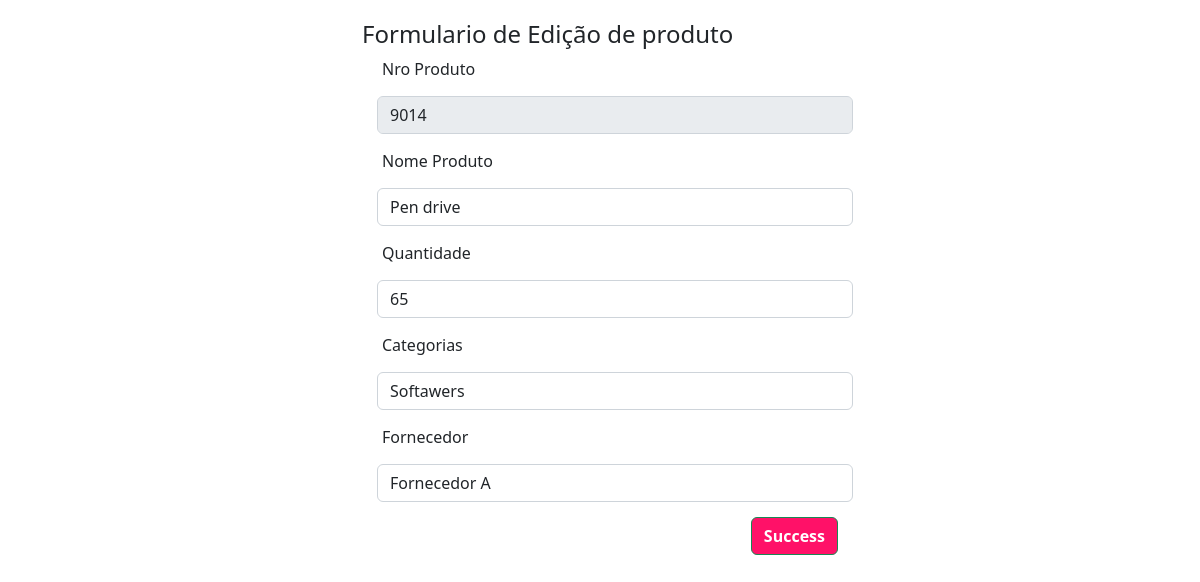
The page /editar_produto.php?id=3 on the database its author committed.
### tables this page shows
CREATE TABLE IF NOT EXISTS `estoque` (
  `id_estoque` int(11) NOT NULL AUTO_INCREMENT,
  `nroproduto` int(11) NOT NULL,
  `nomeproduto` varchar(200) NOT NULL,
  `categoria` varchar(200) NOT NULL,
  `quantidade` int(11) NOT NULL,
  `fornecedor` varchar(200) NOT NULL,
  PRIMARY KEY (`id_estoque`)
);

### editar_produto.php (the view, shortened to what this page needs)
<?php
include "conexao.php";
$id = $_GET['id'];
$sql = "SELECT * FROM estoque WHERE id_estoque = $id ";
$edit = mysqli_query($conexao, $sql);
while($array = mysqli_fetch_array($edit)){
	$categoria = $array['categoria'];
	$fornecedor = $array['fornecedor'];
	?>
	<!DOCTYPE html>
	<html>
	<head>
		<link href="https://cdn.jsdelivr.net/npm/bootstrap@5.2.3/dist/css/bootstrap.min.css" rel="stylesheet">
	</head>
	<body>
		<div id="TamanhoContainer" class="container" style="margin-top: 20px">
			<form action="update_produto.php" method="post" style="margin-top: 20px">
				<h4>Formulario de Edição de produto</h4>
				<div class="form-group">
					<label>Nro Produto</label>
					<input type="number" class="form-control"  placeholder="Numero do Produto" name="nroproduto" value="<?php echo $array['nroproduto']?>" disabled>
				</div>
				<div class="form-group">
					<label>Nome Produto</label>
					<input type="text" class="form-control"  placeholder="Nome do Produto" name="nomeproduto" value="<?php echo $array['nomeproduto']?>">
				</div>
				<div class="form-group">
					<label>Quantidade</label>
					<input type="number" class="form-control"  placeholder="Quantidade" name="quantidade" value="<?php echo $array['quantidade']?>">
				</div>
				<div class="form-group">
					<label for="exampleFormControlSelect1">Categorias</label>
					<select class="form-control" name="categoria" value="<?php echo $categoria?>">
						<option>Softawers</option>
						<option>Periféricos</option>					</select>
					</div>
					<div class="form-group">
						<label >Fornecedor</label>
						<select class="form-control" name="fornecedor" value="<?php echo $fornecedor?>">
							<option>Fornecedor A</option>
						</select>
					</div>
					<div style="text-align: right;" >
						<button type="submit" type="button" id="botao" class="btn btn-success">Success</button>
					</div>
				<?php } ?>
			</form>
		</div>
	</body>
	</html>

### editar_produto.php (style rules this page uses)
#TamanhoContainer { width: 500px; }
#botao { background-color: #FF1168; font-weight: bold; }
.form-control { margin: 15px; }
label { margin-left: 20px; }

### rows shown on the page
estoque: nroproduto "9014", nomeproduto "Pen drive", quantidade "65", categoria "Softawers", fornecedor "Fornecedor A"
